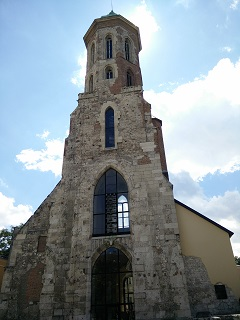
#> input picture Demo4/d4t6_kuva1.jpg, 240 x 320 px, given in place of d4t6_kuva1.png, which was not available
$ python d4t6.py
#> lines starting #> are read from the running program, lines starting #| are printed output that depends on the picture; pictures that were not available may be replaced by others from this repository, and a replacement may not be noted
# -*- coding: utf-8 -*-
# Ohjelma vertaa kahta kuvaa ORB-menetelmällä ja näyttää kuvien välitä
# löytyneet yhtäläisyydet

import matplotlib.pyplot as plt
import numpy as np
import cv2

kuva1 = cv2.imread('d4t6_kuva1.png',0)
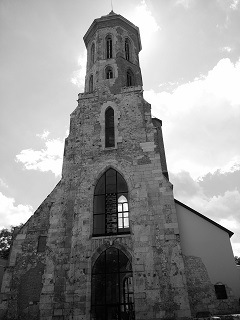
#> kuva1: shape (320, 240); min 0, max 255, mean 142.3
kuva2 = cv2.imread('d4t6_kuva2.png',0)
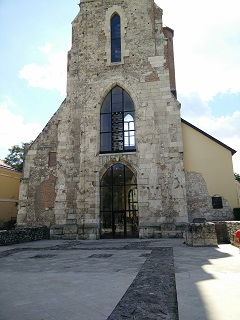
#> input picture Demo4/d4t6_kuva2.jpg, 240 x 320 px, given in place of d4t6_kuva2.png, which was not available
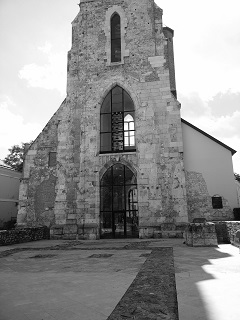
#> kuva2: shape (320, 240); min 0, max 255, mean 142.4

# ORB detectorin alustus
orb = cv2.ORB_create()

# Etsitään kuvista keypointit ja descriptionit
kp1, des1 = orb.detectAndCompute(kuva1,None)
#> kp1 = 433 keypoints; strongest (x, y, size): (121, 212, 31), (125, 209, 31), (122, 204, 31), (118, 209, 31)
kp2, des2 = orb.detectAndCompute(kuva1,None)
#> kp2 has the same summary as kp1

# tekee BFMatcherin
bf = cv2.BFMatcher(cv2.NORM_HAMMING, crossCheck=True)
# Vertailee descriptioneita
matches = bf.match(des1,des2)
#> matches = 433 matches

# Järjestää vertailun osumat etäisyyden mukaan
matches = sorted(matches, key = lambda x:x.distance)
# Piirtää 20 matchia
vertailu = cv2.drawMatches(kuva1,kp1,kuva2,kp2,matches[:20],None, flags=2)
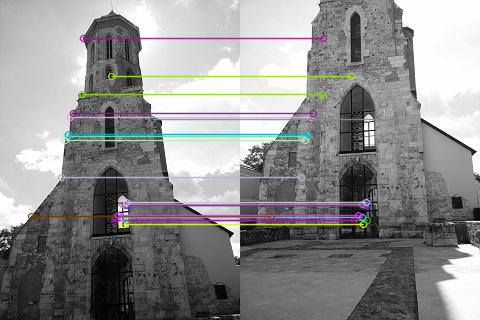
#> vertailu: shape (320, 480, 3); mean of channels 0, 1, 2 142.7, 142.3, 142.7; drawn as B, G, R
plt.imshow(vertailu),plt.show()
